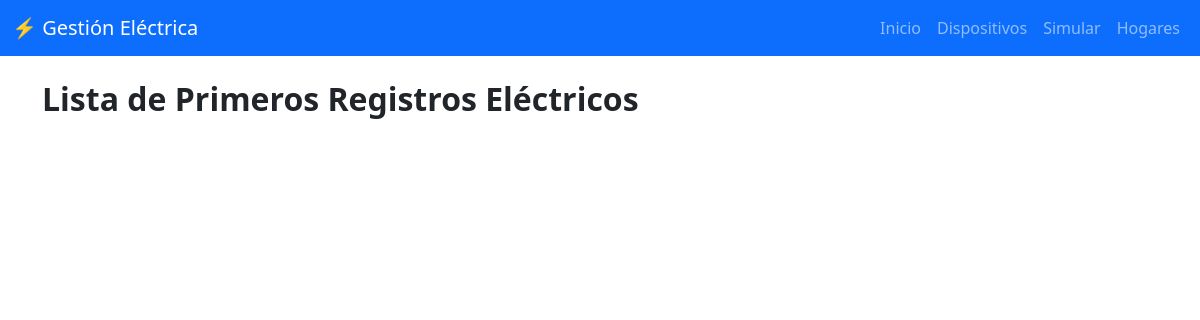
Before: /consumo/listar_consumos/ (signed in) with the older database file.
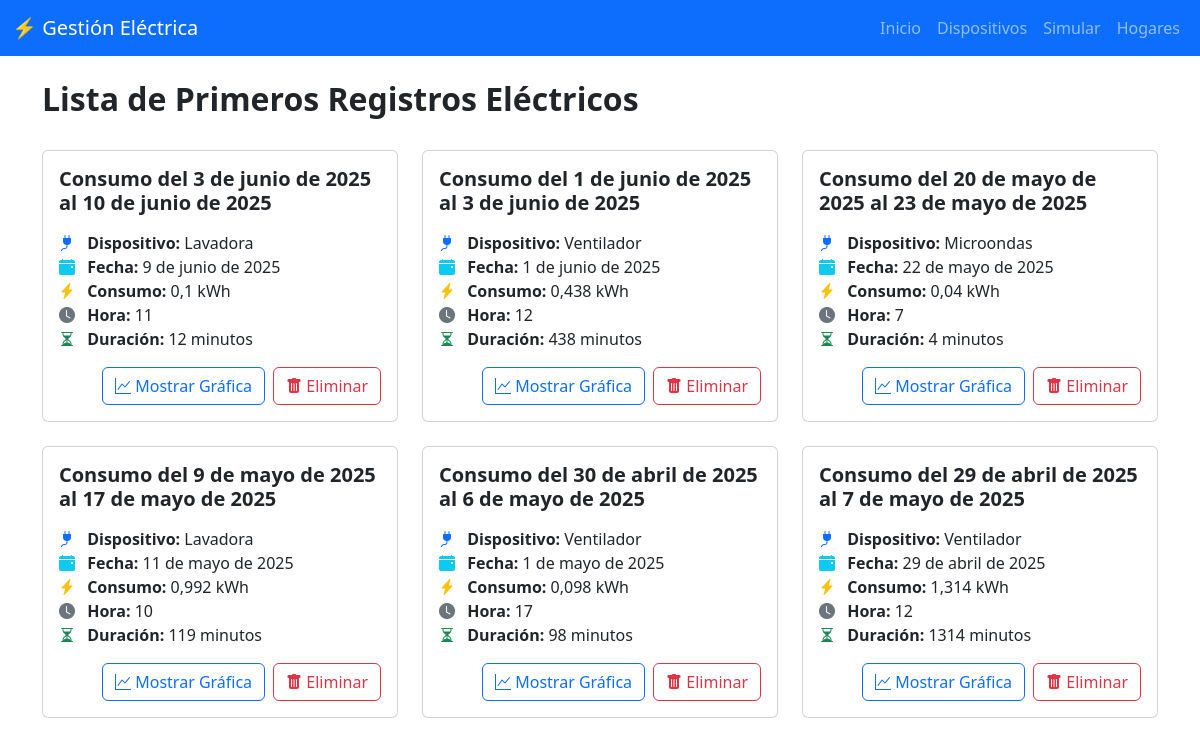
After: the same page with the newer database file.
### simulador_energias/models.py (models this page shows, shortened)
class Consumo(models.Model):
    id = models.UUIDField(primary_key=True, default=uuid.uuid4, editable=False)
    usuario = models.ForeignKey(Usuario, on_delete=models.CASCADE, related_name='consumos', null=True, blank=True)
    fecha_inicio = models.DateField()
    fecha_fin = models.DateField()

class RegistroConsumo(models.Model):
    id = models.UUIDField(primary_key=True, default=uuid.uuid4, editable=False)
    consumo = models.ForeignKey(Consumo, on_delete=models.CASCADE, related_name="registros")
    dispositivo = models.CharField(max_length=50)
    fecha = models.DateField()
    consumo_electrico = models.FloatField()
    hora = models.IntegerField()
    duracion = models.IntegerField()
    registro_id = models.UUIDField(default=uuid.uuid4, editable=False)

### simulador_energias/views.py (the view)
# urls.py: path("consumo/listar_consumos/", views_simulador.listar_consumos, name="listar_consumos"),
@login_required
def listar_consumos(request):
    consumos = Consumo.objects.filter(usuario=request.user).order_by('-fecha_inicio')
    alerta_modal = request.session.pop('alerta_modal', None)  # <- Recuperamos solo una vez
    return render(request, 'lista_consumos.html', {
        'consumos': consumos,
        'alerta_modal': alerta_modal
    })

### simulador_energias/templates/lista_consumos.html (shortened to what this page needs)
{% extends 'base.html' %}
{% block content %}
<link href="https://cdn.jsdelivr.net/npm/bootstrap-icons@1.10.5/font/bootstrap-icons.css" rel="stylesheet">
<div class="d-flex justify-content-between align-items-center mb-4">
    <h2 class="fw-bold">Lista de Primeros Registros Eléctricos</h2>
</div>
<div class="row row-cols-1 row-cols-md-2 row-cols-lg-3 g-4">
    {% for consumo in consumos %}
    <div class="col">
        <div class="card card-hover h-100">
            <div class="card-body">
                <h5 class="card-title fw-bold">
                    Consumo del {{ consumo.fecha_inicio }} al {{ consumo.fecha_fin }}
                </h5>
                <p class="card-text">
                    <ul class="list-unstyled">
                        {% with primer_registro=consumo.registros.first %}
                            {% if primer_registro %}
                                <li class="mb-2">
                                    <i class="bi bi-plug-fill text-primary me-2"></i>
                                    <strong>Dispositivo:</strong> {{ primer_registro.dispositivo }}<br>
                                    <i class="bi bi-calendar-event-fill text-info me-2"></i>
                                    <strong>Fecha:</strong> {{ primer_registro.fecha }}<br>
                                    <i class="bi bi-lightning-charge-fill text-warning me-2"></i>
                                    <strong>Consumo:</strong> {{ primer_registro.consumo_electrico }} kWh<br>
                                    <i class="bi bi-clock-fill text-secondary me-2"></i>
                                    <strong>Hora:</strong> {{ primer_registro.hora }}<br>
                                    <i class="bi bi-hourglass-split text-success me-2"></i>
                                    <strong>Duración:</strong> {{ primer_registro.duracion }} minutos
                                </li>
                            {% else %}
                                <li>No hay registros para este consumo</li>
                            {% endif %}
                        {% endwith %}
                    </ul>
                </p>
                <div class="d-flex justify-content-end mt-3">
                    {% with primer_registro=consumo.registros.first %}
                        {% if primer_registro %}
                            <a href="{% url 'grafico_consumo' registro_id=primer_registro.registro_id %}" class="btn btn-outline-primary me-2">
                                <i class="bi bi-graph-up"></i> Mostrar Gráfica
                            </a>
                        {% endif %}
                    {% endwith %}
                    <form method="post" action="{% url 'eliminar_consumo' consumo_id=consumo.id %}" class="d-inline">
                        <button type="submit" class="btn btn-outline-danger" onclick="return confirm('¿Estás seguro de que deseas eliminar este consumo?')">
                            <i class="bi bi-trash-fill"></i> Eliminar
                        </button>
                    </form>
                </div>
            </div>
        </div>
    </div>
    {% endfor %}
</div>
{% endblock %}

### dispositivos/templates/base.html (shortened to what this page needs)
<!DOCTYPE html>
<html lang="es">
<head>
  <link href="https://cdn.jsdelivr.net/npm/bootstrap@5.3.0/dist/css/bootstrap.min.css" rel="stylesheet">
</head>
<body>
  <nav class="navbar navbar-expand-lg navbar-dark bg-primary">
    <div class="container-fluid">
      <a class="navbar-brand" href="#">⚡ Gestión Eléctrica</a>
      <div class="collapse navbar-collapse">
        <ul class="navbar-nav ms-auto">
          <li class="nav-item"><a class="nav-link" href="/">Inicio</a></li>
          <li class="nav-item"><a class="nav-link" href="{% url 'lista_dispositivos' %}">Dispositivos</a></li>
          <li class="nav-item"><a class="nav-link" href="#">Simular</a></li>
          <li class="nav-item"><a class="nav-link" href="{% url 'lista_hogares' %}">Hogares</a></li>
        </ul>
      </div>
    </div>
  </nav>
  <div class="container mt-4">
    {% block content %}{% endblock %}
  </div>
</body>
</html>

### simulador_energias/templates/lista_consumos.html (style rules this page uses)
.card-hover { transition: transform 0.2s ease, box-shadow 0.2s ease; }

Changed rows visible on the page:
added Consumo: fecha_inicio "3 de junio de 2025", fecha_fin "10 de junio de 2025", registros.first.dispositivo "Lavadora", registros.first.fecha "9 de junio de 2025", registros.first.consumo_electrico "0,1", registros.first.hora "11", registros.first.duracion "12"
added Consumo: fecha_inicio "1 de junio de 2025", fecha_fin "3 de junio de 2025", registros.first.dispositivo "Ventilador", registros.first.fecha "1 de junio de 2025", registros.first.consumo_electrico "0,438", registros.first.hora "12", registros.first.duracion "438"
added Consumo: fecha_inicio "20 de mayo de 2025", fecha_fin "23 de mayo de 2025", registros.first.dispositivo "Microondas", registros.first.fecha "22 de mayo de 2025", registros.first.consumo_electrico "0,04", registros.first.hora "7", registros.first.duracion "4"
added Consumo: fecha_inicio "9 de mayo de 2025", fecha_fin "17 de mayo de 2025", registros.first.dispositivo "Lavadora", registros.first.fecha "11 de mayo de 2025", registros.first.consumo_electrico "0,992", registros.first.hora "10", registros.first.duracion "119"
added Consumo: fecha_inicio "30 de abril de 2025", fecha_fin "6 de mayo de 2025", registros.first.dispositivo "Ventilador", registros.first.fecha "1 de mayo de 2025", registros.first.consumo_electrico "0,098", registros.first.hora "17", registros.first.duracion "98"
added Consumo: fecha_inicio "29 de abril de 2025", fecha_fin "7 de mayo de 2025", registros.first.dispositivo "Ventilador", registros.first.fecha "29 de abril de 2025", registros.first.consumo_electrico "1,314", registros.first.hora "12", registros.first.duracion "1314"
